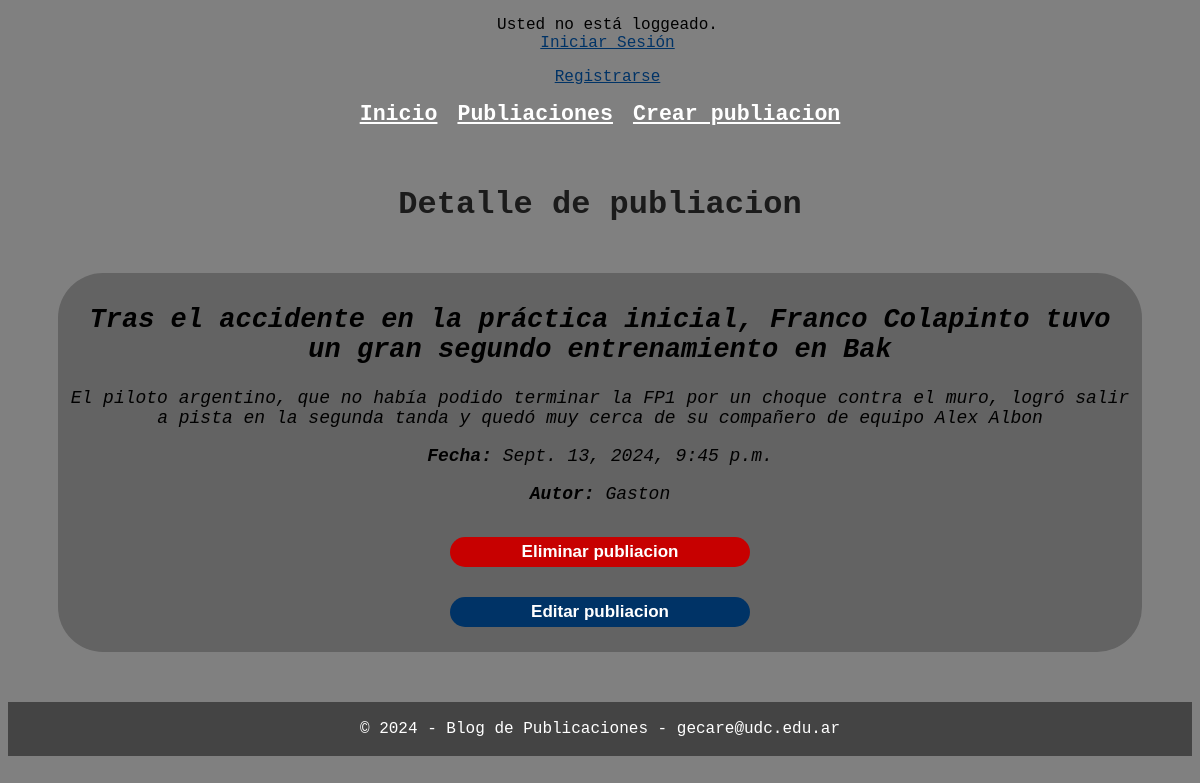
The page /publicaciones/2/ on the database as committed earlier.
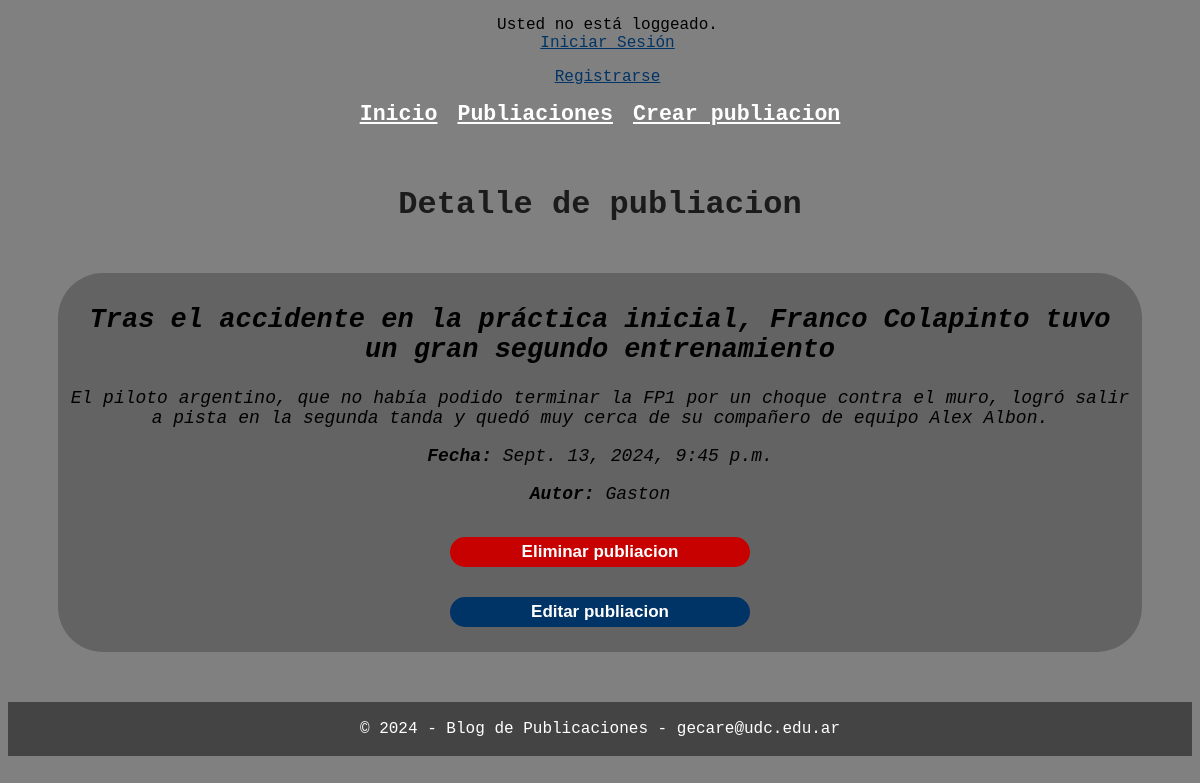
The same page on the database as committed later.
### post/models.py (models this page shows, shortened)
class Publicacion(models.Model):
    titulo = models.CharField(max_length=100)
    contenido = models.TextField()
    fecha_de_publicacion = models.DateTimeField(auto_now_add=True)
    autor = models.ForeignKey(User, on_delete=models.CASCADE, related_name='publicaciones')

### post/views.py (the view)
# urls.py: path('publicaciones/<int:pk>/', VerDetallePublicacion.as_view(), name='detalle_publicacion'),
class VerDetallePublicacion(DetailView):
    model = Publicacion
    template_name = 'detalle_publicacion.html'

### post/templates/detalle_publicacion.html (shortened to what this page needs)
{% extends "base.html" %}
{% block header %}
    <h1 style="margin-top: 50px; margin-bottom: 50px;">Detalle de publiacion</h1>
{% endblock %}
{% block content %}
    <div class="detalle-publicacion">
        <h2>{{ object.titulo|capfirst }}</h2>
        <p> {{ object.contenido|capfirst }}</p>
        <p><b>Fecha:</b> {{ object.fecha_de_publicacion }}</p>
        <p><b>Autor:</b> {{ object.autor|capfirst }}</p>
        <form method="get" action="{% url 'eliminar_publicacion' object.pk %}">
            <button class="boton-eliminar" type="submit">Eliminar publiacion</button>
        </form>
        <form method="get" action="{% url 'editar_publicacion' object.pk %}">
            <button class="boton" type="submit">Editar publiacion</button>
        </form>
    </div>
{% endblock %}

### post/templates/base.html (shortened to what this page needs)
<!DOCTYPE html>
<html lang="en">
    <head>
        {% load static %}
        <link rel="stylesheet" href="{% static 'post/styles.css' %}">
    </head>
    <body>
    <header>
        <div class="user">
            {% if user.is_authenticated %}
                <p>Hola {{user.username|capfirst}}, Bienvenido!
                    <br>
                    <a href="{% url 'logout' %}">Log out</a>
                </p>
            {% else %}
                <p> Usted no está loggeado.
                    <br>
                    <a href="{% url 'login' %}">Iniciar Sesión</a>
                </p>
                <p>
                    <a href="{% url 'registro' %}">Registrarse</a>
                </p>
            {% endif %}
        </div>
        <div class="navbar">
            {% include 'navbar.html' %}
        </div>
        <h1>{% block header %}Welcome to My Website{% endblock %}</h1>
    </header>
    <div class="content">
        {% block content %} {% endblock %}
    </div>
    <footer>
        <p>&copy; 2024 - Blog de Publicaciones - gecare@udc.edu.ar</p>
    </footer>
    </body>
</html>

### post/templates/navbar.html
<nav>
    <ul style="list-style-type: none;">
        <li><a href="{% url 'home' %}">Inicio</a></li>
        <li><a href="{% url 'publicaciones' %}"> Publiaciones</a></li>
        <li><a href="{% url 'publicaciones_crear' %}">Crear publiacion</a> </li>
    </ul>
</nav>

### post/static/post/styles.css (style rules this page uses)
ul { list-style-type: none; padding: 0; margin: 0px; }
nav ul { list-style-type: none; padding: 0; margin: 0; display: flex; font-size: large; font-weight: 500; }
nav ul li { margin-right: 20px; margin-bottom: 10px; font-size: larger; font-weight: bold; }
nav ul li:last-child { margin-right: 0; }
nav ul a { color: #FFF; }
.navbar { display: flex; justify-content: center; }
.user { text-align: center; margin-left: 15px; }
header a { color: #003366; }
body { text-align: center; background-color: grey; font-family: 'Courier New', Courier, monospace; }
h1 { color: #1b1b1b; margin-top: 5px; margin-bottom: 25px; }
footer { background-color: rgb(68, 68, 68); margin-bottom: 0; margin-top: 25px; text-align: center; padding: 2px; color: #FFF; }
.detalle-publicacion { color: #000; font-size: large; font-style: italic; margin: 50px; display: flexbox; background-color: #636363; padding: 10px; border-radius: 45px; }
.boton { color: #FFF; font-weight: bold; width: 300px; height: 30px; border-radius: 15px; border: none; text-align: center; font-size: 17px; cursor: pointer; background-color: #003366; margin: 15px; }
.boton-eliminar { color: #FFF; font-weight: bold; width: 300px; height: 30px; border-radius: 15px; border: none; text-align: center; font-size: 17px; cursor: pointer; background-color: #c70000; margin: 15px; }

Rows that differ between the two databases and show on the page:
changed Publicacion "Gaston": titulo "Tras el accidente en la práctica inicial, Franco Colapinto tuvo un gran segundo entrenamiento en Bak" → "Tras el accidente en la práctica inicial, Franco Colapinto tuvo un gran segundo entrenamiento"; contenido "…compañero de equipo Alex Albon" → "…compañero de equipo Alex Albon."
